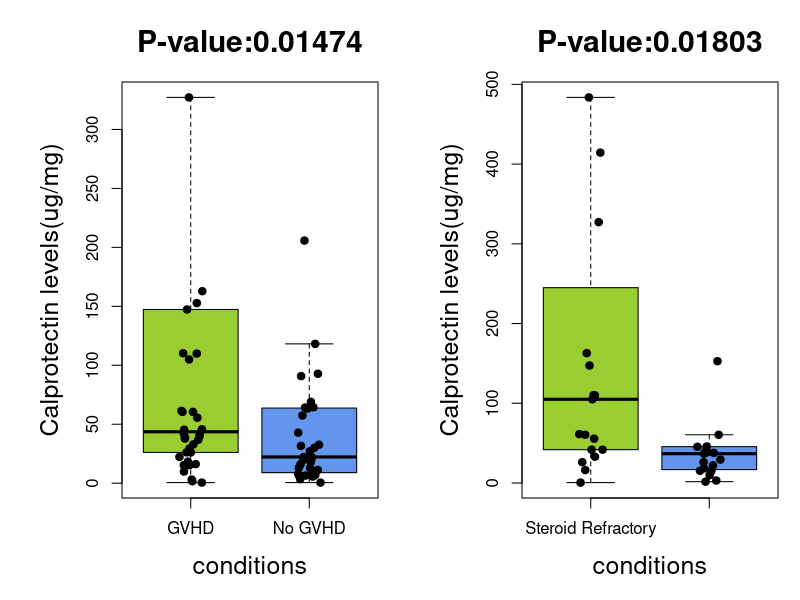

Source code (R):
library("coin")
pdf("Plots/CalprotectinLevelBoxplots.pdf", width=10, height=5)
par(mar=c(5,6,4,1)+.1)
par(mfrow=c(1,2))
rm(list = ls())
calprotectin<-read.table("CountsTables/gvhd_calprotectin_results.tsv", sep = "\t", header = T)
calprotectin<-na.omit(calprotectin)
rownames(calprotectin)<-calprotectin$sample_code
calprotectin<-calprotectin[, 3, drop = F]
calprotectin<-calprotectin[-which(rownames(calprotectin) == "3921_07-18-17"), , drop = F]
calprotectin<-calprotectin[-which(rownames(calprotectin) == "6673_12-07-16"), , drop = F]
metaData<-read.delim("metaGvN.txt", sep = "\t", row.names = 1, header = T)
calprotectin<-calprotectin[intersect(rownames(calprotectin), rownames(metaData)), , drop = F]
metaData<-metaData[intersect(rownames(calprotectin), rownames(metaData)), , drop = F]
t_test_p<-t.test(unlist(calprotectin)~factor(metaData$dx))$p.value
wilcox_p<-pvalue(wilcox_test(unlist(calprotectin)~factor(metaData$dx)))
label = c("GVHD", "No GVHD")
boxplot(unlist(calprotectin)~factor(metaData$dx), outline = F,
        cex.lab = 1.5, cex.axis = 1, cex.main = 1.8, 
        col=c("olivedrab3", "cornflowerblue"),
        ylab = "Calprotectin levels(ug/mg)", xlab = "conditions", 
        names = label,
        main = paste0("P-value:", signif(wilcox_p, 4)))
stripchart(unlist(calprotectin)~factor(metaData$dx), method="jitter", 
           vertical=T, pch=19, add=T)

rm(list = ls())
calprotectin<-read.table("CountsTables/gvhd_calprotectin_results.tsv", sep = "\t", header = T)
calprotectin<-na.omit(calprotectin)
rownames(calprotectin)<-calprotectin$sample_code
calprotectin<-calprotectin[, 3, drop = F]
calprotectin<-calprotectin[-which(rownames(calprotectin) == "3921_07-18-17"), , drop = F]
calprotectin<-calprotectin[-which(rownames(calprotectin) == "6673_12-07-16"), , drop = F]
metaData<-read.delim("metaSvR.txt", sep = "\t", row.names = 1, header = T)
calprotectin<-calprotectin[intersect(rownames(calprotectin), rownames(metaData)), , drop = F]
metaData<-metaData[intersect(rownames(calprotectin), rownames(metaData)), , drop = F]
t_test_p<-t.test(unlist(calprotectin)~factor(metaData$dx))$p.value
wilcox_p<-pvalue(wilcox_test(unlist(calprotectin)~factor(metaData$dx)))
label = c("Steroid Refractory", "Steroid Sensitive")
boxplot(unlist(calprotectin)~factor(metaData$dx), outline = F,
        cex.lab = 1.5, cex.axis = 1, cex.main = 1.8, 
        col=c("olivedrab3", "cornflowerblue"),
        ylab = "Calprotectin levels(ug/mg)", xlab = "conditions", 
        names = label,
        main = paste0("P-value:", signif(wilcox_p, 4)))
stripchart(unlist(calprotectin)~factor(metaData$dx), method="jitter", 
           vertical=T, pch=19, add=T)

dev.off()
